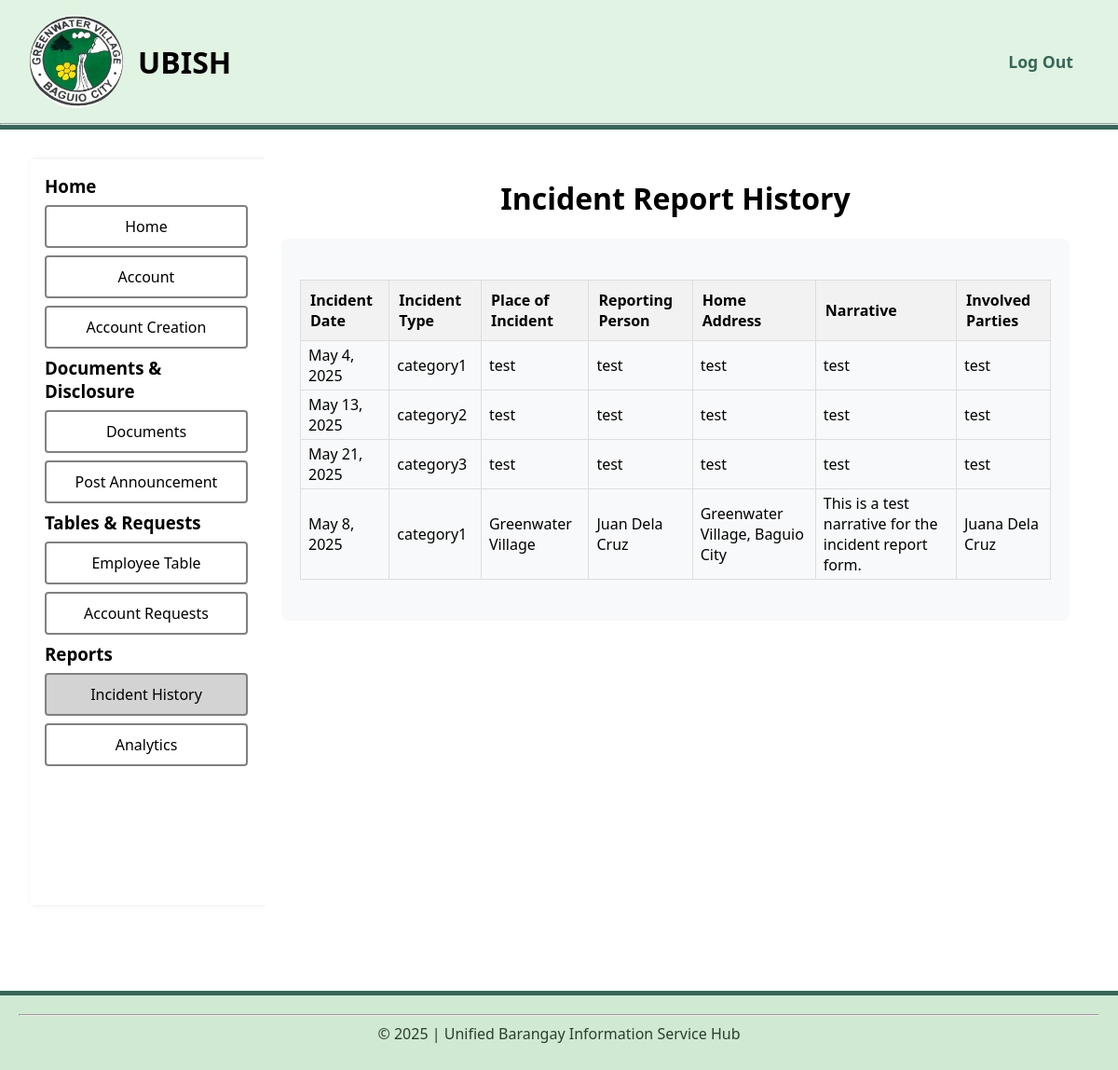
The page /admin/main/incident_table.php (signed in) on the database its author committed.
### tables this page shows
CREATE TABLE `incidents` (
  `incident_id` int(11) NOT NULL,
  `incident_type` varchar(255) NOT NULL,
  `incident_date` date NOT NULL,
  `place_of_incident` varchar(255) NOT NULL,
  `reporting_person` varchar(255) NOT NULL,
  `home_address` text NOT NULL,
  `narrative` text NOT NULL,
  `involved_parties` text NOT NULL,
  `submitted_by` int(11) DEFAULT NULL,
  `created_at` timestamp NOT NULL DEFAULT current_timestamp()
);

### config/dbfetch.php (called while the page is built, shortened)
<?php
    include __DIR__ . '/dbconfig.php';
    $accessQuery = "SELECT access_level FROM employee_details WHERE emp_id = :emp_id";
    $access = $pdo->prepare($accessQuery);
    $access->execute([":emp_id" => $_SESSION['emp_id']]);
    $accessLevel = $access->fetchColumn();
?>

### admin/main/incident_table.php (the view, shortened to what this page needs)
<?php
include '../../config/dbfetch.php';
$query = "SELECT * FROM incidents";
$stmt = $pdo->query($query);
$incidents = $stmt->fetchAll(PDO::FETCH_ASSOC);
?>
<!DOCTYPE html>
<html lang="en">
<head>
    <link rel="stylesheet" href="../../assets/css/style.css">
</head>
<body>
    <header>
        <div class="navigation">
            <div class="logo">
                <img src="../../assets/img/greenwater-village-logo.jpg" alt="Greenwater Village Logo">
                <h1>UBISH</h1>
            </div>
            <form method="POST">
                <nav>
                    <ul>
                        <li>
                            <button class="logout" style="cursor: pointer;" name="logout">Log Out</button>
                        </li>
                    </ul>
                </nav>
            </form>
        </div>
        <hr>
    </header>
    <main>
        <div class="dashboard-main">
            <div class="dashboard-sidebar">
                <ul>
                    <h3>Home</h3>
                    <li><a href="../main/dashboard.php">Home</a></li>
                    <li><a href="../main/account.php">Account</a></li>
                    <li><a href="../main/account_creation.php">Account Creation</a></li>
                    <h3>Documents & Disclosure</h3>
                    <li><a href="../main/documents.php">Documents</a></li>
                    <li><a href="../main/announcements.php">Post Announcement</a></li>
                    <h3>Tables & Requests</h3>
                    <?php if ($accessLevel >= 2) {
                        echo '<li><a href="../main/employee_table.php">Employee Table</a></li>';
                    } ?>
                    <?php if ($accessLevel >= 3) {
                        echo '<li><a href="../main/account_requests.php">Account Requests</a></li>';
                    } ?>
                    <h3>Reports</h3>
                    <li class="active"><a href="../main/incident_table.php">Incident History</a></li>
                    <li><a href="../main/reports.php">Analytics</a></li>
                </ul>
            </div>
            <div class="dashboard-content">
                <h1>
                    <center>Incident Report History</center>
                </h1><br>
                <div class="incident-table-container">
                    <table>
                        <thead>
                            <tr>
                                <th>Incident Date</th>
                                <th>Incident Type</th>
                                <th>Place of Incident</th>
                                <th>Reporting Person</th>
                                <th>Home Address</th>
                                <th>Narrative</th>
                                <th>Involved Parties</th>
                            </tr>
                        </thead>
                        <tbody>
                            <?php foreach ($incidents as $incident): ?>
                                <tr>
                                    <td><?= htmlspecialchars(date('F j, Y', strtotime($incident['incident_date']))) ?></td>
                                    <td><?= htmlspecialchars($incident['incident_type']) ?></td>
                                    <td><?= htmlspecialchars($incident['place_of_incident']) ?></td>
                                    <td><?= htmlspecialchars($incident['reporting_person']) ?></td>
                                    <td><?= nl2br(htmlspecialchars($incident['home_address'])) ?></td>
                                    <td><?= nl2br(htmlspecialchars($incident['narrative'])) ?></td>
                                    <td><?= nl2br(htmlspecialchars($incident['involved_parties'])) ?></td>
                                </tr>
                            <?php endforeach; ?>
                        </tbody>
                    </table>
                </div>
            </div>
        </div>
    </main>
    <footer>
        <hr>
        <p><?php echo "&copy; " . date('Y') . " | Unified Barangay Information Service Hub"; ?></p>
    </footer>
</body>
</html>

### assets/css/style.css (style rules this page uses)
* { margin: 0; padding: 0; box-sizing: border-box; font-family: 'Segoe UI', Tahoma, Geneva, Verdana, sans-serif; }
body { display: grid; grid-template-rows: auto 1fr auto; min-height: 100vh; }
.navigation { display: flex; align-items: center; justify-content: space-between; margin: 16px 32px; }
.logo { display: flex; align-items: center; justify-content: center; text-align: center; }
.logo h1 { padding-left: 16px; }
.logo img { display: block; width: 100px; height: 100px; border-radius: 50%; object-fit: cover; }
nav ul { display: flex; align-items: center; justify-content: center; }
nav ul li { padding: 0 16px; list-style-type:none; }
main { margin: 32px; }
form { display: flex; flex-direction: column; align-items: center; justify-content: center; }
button.logout { border: none; background-color: white; font-size: 16px; }
.dashboard-main { display: grid; grid-template-columns: 250px 1fr; grid-template-rows: 1fr; min-height: 100vh; }
.dashboard-sidebar { grid-area: 1 / 1 / 2 / 2; overflow-y: auto; padding: 16px; box-shadow: 2px 0 5px rgba(0, 0, 0, 0.1); }
.dashboard-content { grid-area: 1 / 2 / 2 / 3; padding: 20px; display: flex; flex-direction: column; align-items: center; justify-content: flex-start; background-color: #fff; overflow-y: auto; }
.dashboard-sidebar ul { list-style-type: none; padding: 0; margin: 0; }
.dashboard-sidebar ul li { margin: 8px 0; border: 2px solid gray; border-radius: 4px; text-align: center; background-color: white; cursor: pointer; }
.dashboard-sidebar ul li a { display: block; padding: 10px; text-decoration: none; color: black; }
.dashboard-sidebar ul li.active { background-color: lightgray; }
.dashboard-content table { margin: 24px 0; }
.dashboard-content table tr td { padding: 4px 8px; }
footer p { text-align: center; padding: 8px; }

### admin/main/incident_table.php (style rules this page uses)
.incident-table-container { width: 100%; padding: 20px; background-color: #f8f9fa; border-radius: 8px; margin: 0 auto; }
table { width: 100%; border-collapse: collapse; }
th, td { padding: 10px; text-align: left; border: 1px solid #ddd; }
th { background-color: #f2f2f2; }
header { background-color: #e1f3e2 !important; border-bottom: 5px solid #356859 !important; }
.logout { background-color: #e1f3e2 !important; color: #356859 !important; font-weight: bold !important; font-size: 1.1rem !important; }
footer { background-color: #d0e9d2 !important; text-align: center !important; padding: 20px !important; color: #2b3d2f !important; border-top: 5px solid #356859 !important; margin-top: 60px !important; }

### rows shown on the page
incidents: incident_date "May 4, 2025", incident_type "category1", place_of_incident "test", reporting_person "test", home_address "test", narrative "test", involved_parties "test"
incidents: incident_date "May 13, 2025", incident_type "category2", place_of_incident "test", reporting_person "test", home_address "test", narrative "test", involved_parties "test"
incidents: incident_date "May 21, 2025", incident_type "category3", place_of_incident "test", reporting_person "test", home_address "test", narrative "test", involved_parties "test"
incidents: incident_date "May 8, 2025", incident_type "category1", place_of_incident "Greenwater Village", reporting_person "Juan Dela Cruz", home_address "Greenwater Village, Baguio City", narrative "This is a test narrative for the incident report form.", involved_parties "Juana Dela Cruz"
